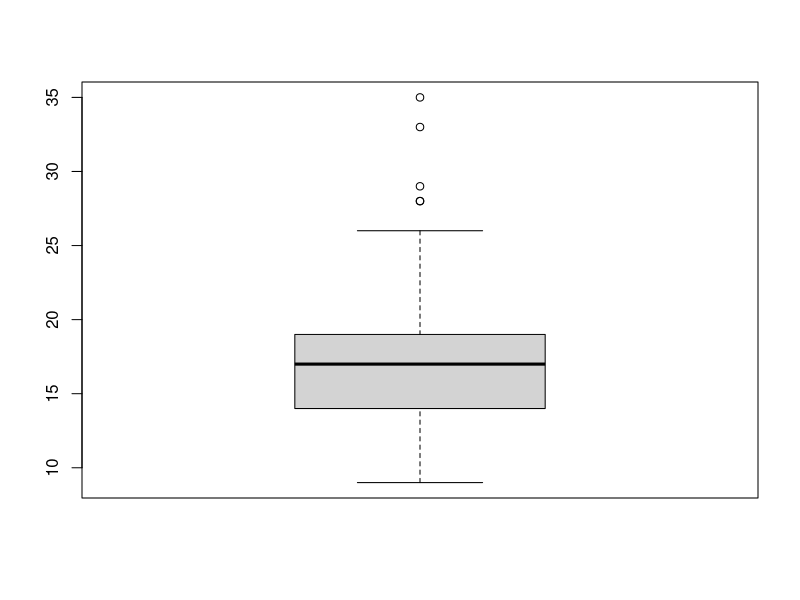
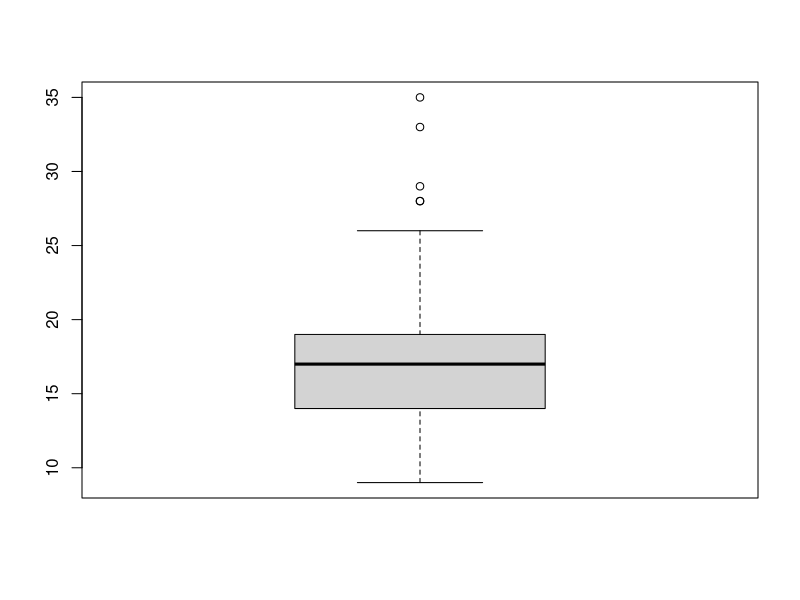
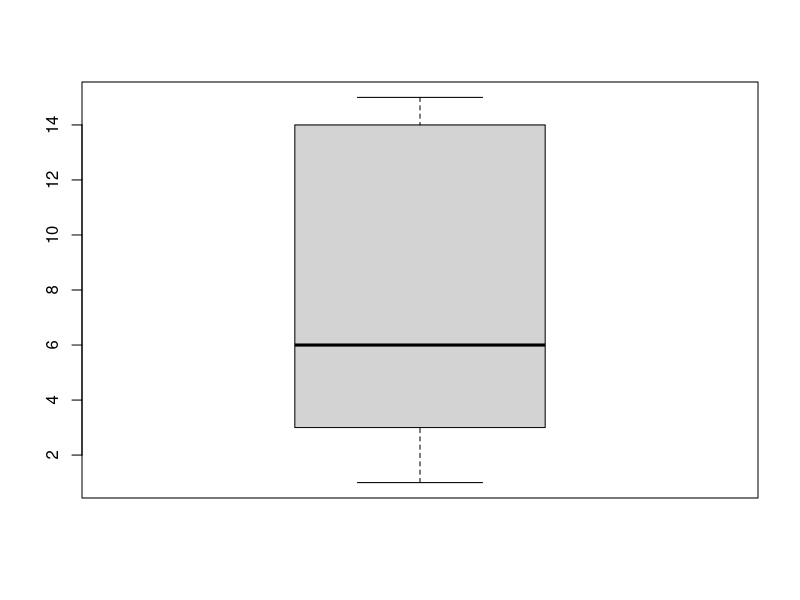
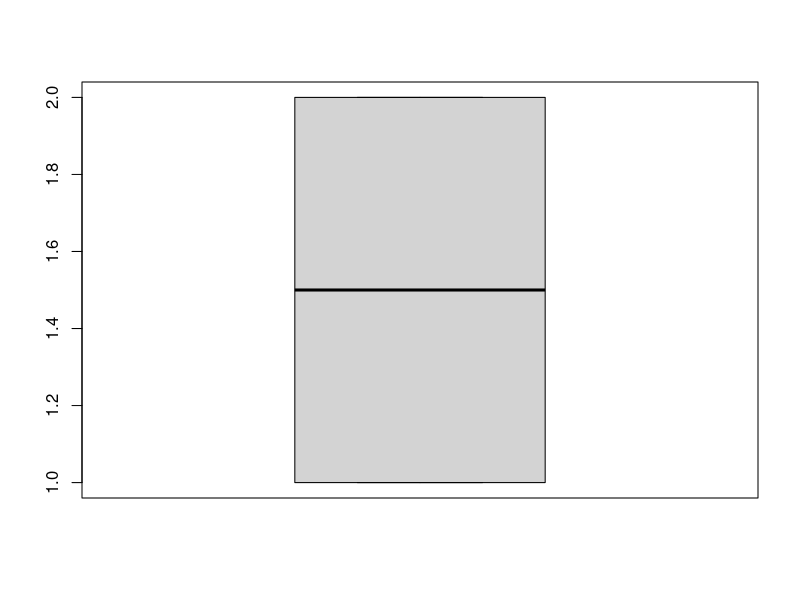
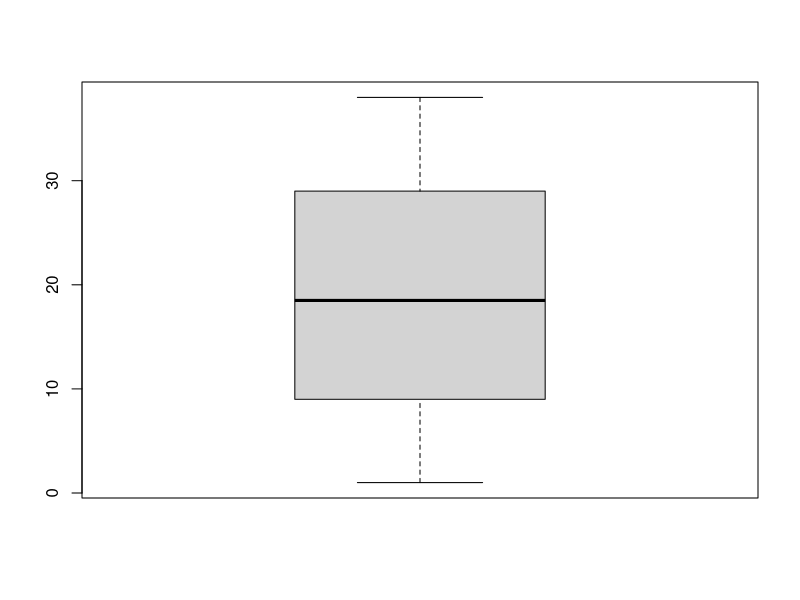

Source code (R) for these figures, in order:
iris
class(iris)
iris[,5]
iris[1,]
mpg=ggplot2::mpg
x=boxplot(mpg$cty)
x

mpg[1,]
mpg[2,]
mpg[,2]
#===데이터 변환을 통해 -->factor변환 이름알아보기===
x=boxplot(mpg$cty)
x$stats[,1]
class(mpg$manufacturer)
#==manufacturer 제조사 알아보기==
mpg$manufacturer=as.factor(mpg$manufacturer)
class(mpg$manufacturer)
boxplot(mpg$manufacturer)
levels(mpg$manufacturer)
#==year 년도 알아보기==
mpg$year=as.factor(mpg$year)
class(mpg$year)
boxplot(mpg$year)
levels(mpg$year)
#==model 알아보기 ==
mpg$model=as.factor(mpg$model)
class(mpg$model)
levels(mpg$model)
boxplot(mpg$model)